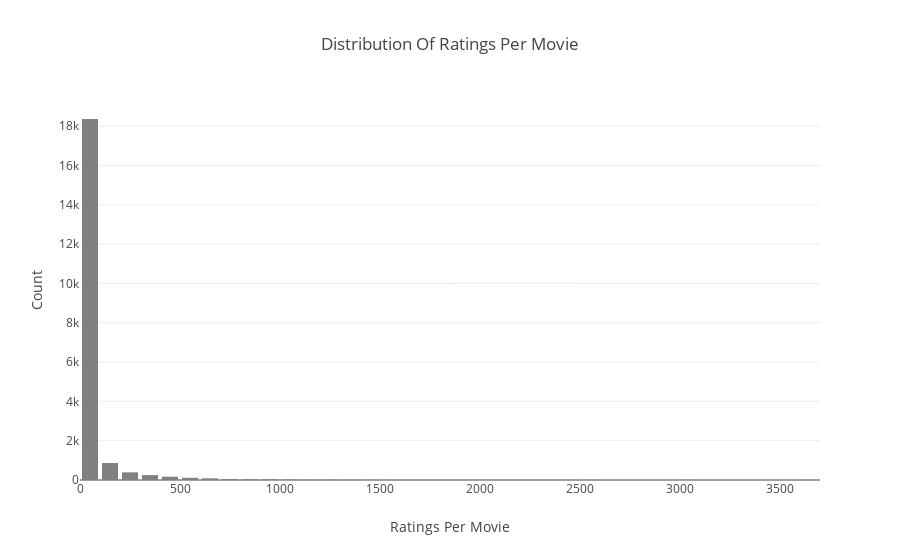

Notebook source saved alongside this figure:
### Code cell
data3 = Rating.groupby('movieId')['rating'].count().clip(upper=9999)
trace3 = go.Histogram(x = data3.values,
                     name = 'Ratings',
                     xbins = dict(start = 0,
                                  end = 10000,
                                  size = 100),
                     marker = dict(color = 'grey'))
layout3 = go.Layout(title = 'Distribution Of Ratings Per Movie',
                   xaxis = dict(title = 'Ratings Per Movie'),
                   yaxis = dict(title = 'Count'),
                   bargap = 0.2)
fig = go.Figure(data=[trace3], layout=layout3)
iplot(fig)

### Figure 1 — Plotly figure (JSON) as saved in the notebook; plotly's stock layout.template omitted (floating-point values rounded to 4 significant figures; data arrays with more than 128 entries replaced by an {"elided": "..."} marker saying what was removed)
{"data": [{"marker": {"color": "grey"}, "name": "Ratings", "type": "histogram", "uid": "3a3006fc-13ad-4e89-9d0e-97916fedce9e", "x": {"elided": "20499 int values"}, "xbins": {"end": 10000, "size": 100, "start": 0}}], "layout": {"bargap": 0.2, "title": {"text": "Distribution Of Ratings Per Movie"}, "xaxis": {"title": {"text": "Ratings Per Movie"}}, "yaxis": {"title": {"text": "Count"}}}}
